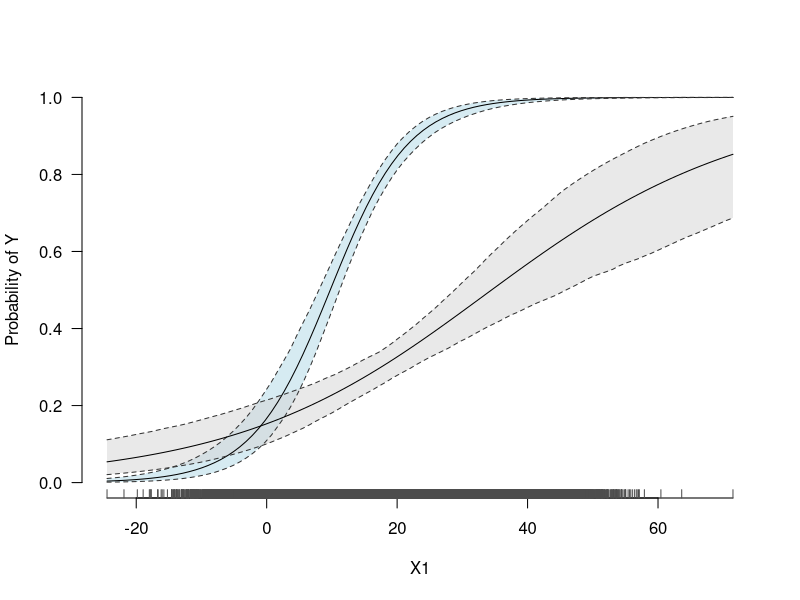
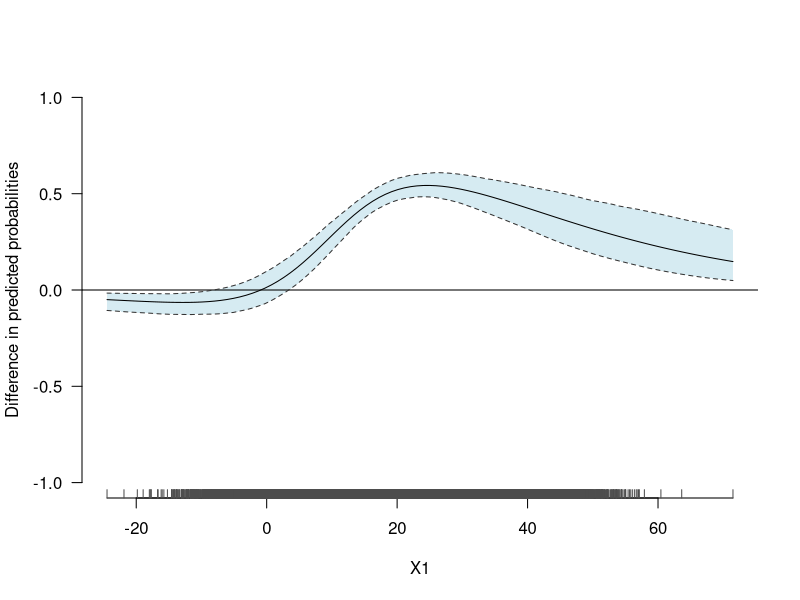
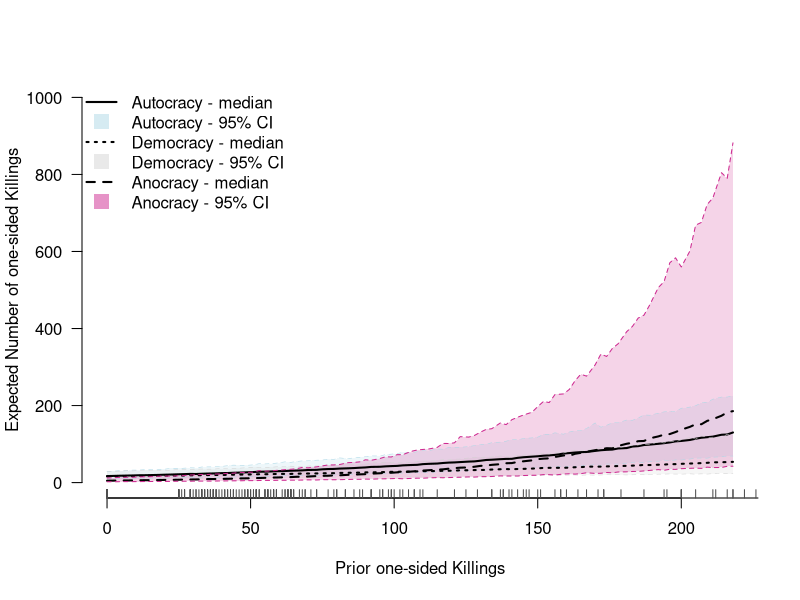

Reproduce these figures in R, in order.
## ---- chunk 1
# Load the stuff we need today.

p_needed <-
  c("knitr",
    "MASS",
    "foreign",
    "stargazer",
    "ggplot2"
    )
packages <- rownames(installed.packages())
p_to_install <- p_needed[!(p_needed %in% packages)]
if (length(p_to_install) > 0) {
  install.packages(p_to_install)
}
sapply(p_needed, require, character.only = TRUE)

rm(list = ls())
## ---- chunk 2
# Population Size

n <- 100000

# True Parameters

beta0 <- -2
beta1 <- 0.3
beta2 <- 0.5
beta3 <- -0.2

# Independent Variables

X1 <- rnorm(n, 20, 10)
X2 <- rnorm(n, 1, 0.5)

# Our Systematic component

mu <- beta0 + beta1 * X1 + beta2 * X2 + beta3 * X1 * X2

# Now we generate p via the logit response function

p <- (exp(mu)) / (1 + exp(mu))


# As we observe only 0 or 1 we need to put p in a binomial distribution

Y <- rbinom(n, 1, p)

# That's our full population.

pop <- data.frame(Y, X1, X2)

# Let's work with a sample from our population

data <- pop[sample(1:10000, 1000),]


# Now we can run the model...

m1 <-
  glm(Y ~ X1 + X2 + X1 * X2,
      data = data,
      family = binomial(link = logit))

summary(m1)
## ---- chunk 3
gamma_hat <- coef(m1)
V_hat <- vcov(m1)

S <- mvrnorm(1000, gamma_hat, V_hat)
## ---- chunk 4
X1_sim <- seq(min(X1), max(X1), length.out = 100)

X2_lo <- quantile(X2, 0.25)
X2_hi <- quantile(X2, 0.75)

scenario_X2lo <- cbind(1, X1_sim, X2_lo, X1_sim * X2_lo)
scenario_X2hi <- cbind(1, X1_sim, X2_hi, X1_sim * X2_hi)

Xbeta_lo <- S %*% t(scenario_X2lo)
Xbeta_hi <- S %*% t(scenario_X2hi)

dim(Xbeta_lo)
dim(Xbeta_hi)

# To get expected values for p, we need to plug in the Xbeta values into
# the response function to get simulatd probabilities

p_sim_lo <- (exp(Xbeta_lo)) / (1 + exp(Xbeta_lo))
p_sim_hi <- (exp(Xbeta_hi)) / (1 + exp(Xbeta_hi))

dim(p_sim_lo)
dim(p_sim_hi)


# Means and Quantiles

p_mean_lo <- apply(p_sim_lo, 2, mean)
p_qu_lo <- t(apply(p_sim_lo, 2, quantile, prob = c(0.025, 0.975)))

p_mean_hi <- apply(p_sim_hi, 2, mean)
p_qu_hi <- t(apply(p_sim_hi, 2, quantile, prob = c(0.025, 0.975)))

## C. Plot

plot(
  X1_sim,
  p_mean_lo,
  type = "n",
  ylim = c(0, 1),
  ylab = "Probability of Y",
  xlab = "X1",
  bty = "n",
  las = 1
)

polygon(
  c(rev(X1_sim), X1_sim),
  c(rev(p_qu_lo[, 2]), p_qu_lo[, 1]),
  col = adjustcolor("lightblue", alpha = 0.5),
  border = NA
)

polygon(
  c(rev(X1_sim), X1_sim),
  c(rev(p_qu_hi[, 2]), p_qu_hi[, 1]),
  col = adjustcolor("lightgray", alpha = 0.5),
  border = NA
)


lines(X1_sim, p_mean_lo, lwd = 1)
lines(X1_sim, p_qu_lo[, 1], lty = "dashed", col = "gray20")
lines(X1_sim, p_qu_lo[, 2], lty = "dashed", col = "gray20")


lines(X1_sim, p_mean_hi, lwd = 1)
lines(X1_sim, p_qu_hi[, 1], lty = "dashed", col = "gray20")
lines(X1_sim, p_qu_hi[, 2], lty = "dashed", col = "gray20")


# Add a "histogram" of actual X1-values.

axis(
  1,
  at = X1,
  col.ticks = "gray30",
  labels = FALSE,
  tck = 0.02
) 
## ---- chunk 5
fd <- p_sim_lo - p_sim_hi

fd_mean <- apply(fd, 2, mean)

fd_qu <- t(apply(fd, 2, quantile, prob = c(0.025, 0.975)))



plot(
  X1_sim,
  fd_mean,
  type = "n",
  ylim = c(-1, 1),
  ylab = "Difference in predicted probabilities",
  xlab = "X1",
  bty = "n",
  las = 1
)

polygon(
  c(rev(X1_sim), X1_sim),
  c(rev(fd_qu[, 2]), fd_qu[, 1]),
  col = adjustcolor("lightblue", alpha = 0.5),
  border = NA
)

abline(h = 0)
lines(X1_sim, fd_mean, lwd = 1)
lines(X1_sim, fd_qu[, 1], lty = "dashed", col = "gray20")
lines(X1_sim, fd_qu[, 2], lty = "dashed", col = "gray20")


axis(
  1,
  at = X1,
  col.ticks = "gray30",
  labels = FALSE,
  tck = 0.02
) 
## ---- chunk 6
dta <- read.dta("eck_rep.dta")
#  Some data preparation

dta$os_best[dta$os_best == 500000] <- NA # Rwanda

m2 <-
  glm.nb(
    os_best ~ intensity_dyad + auto + demo + govt + prior_os*auto + prior_os*demo,
    data = dta,
    control = glm.control(maxit = 200)
  )
summary(m2)
## ---- chunk 7
nsim <- 1000

gamma_hat <- coef(m2)

V_hat <- vcov(m2)

S <- mvrnorm(nsim, gamma_hat, V_hat)
## ---- chunk 8
coef(m2)
prior_os_seq <-
  round(seq(min(dta$prior_os, na.rm = TRUE),
      quantile(dta$prior_os, 0.95, na.rm = T),
      length.out = 100), 0)

scenario1 <-
  cbind(
    1,
    median(dta$intensity_dyad, na.rm = TRUE),
    1,
    0,
    median(dta$govt, na.rm = TRUE),
    prior_os_seq,
    prior_os_seq,
    0
  ) 
## ---- chunk 9
scenario2 <- cbind(
  1,
  median(dta$intensity_dyad, na.rm = TRUE),
  0,
  1,
  median(dta$govt, na.rm = TRUE),
  prior_os_seq,
  0,
  prior_os_seq
)
## ---- chunk 10
scenario3 <- cbind(
  1,
  median(dta$intensity_dyad, na.rm = TRUE),
  0,
  0,
  median(dta$govt, na.rm = TRUE),
  prior_os_seq,
  0,
  0
) 
## ---- chunk 11
Xbeta1 <- S %*% t(scenario1)

Xbeta2 <- S %*% t(scenario2)

Xbeta3 <- S %*% t(scenario3)
## ---- chunk 12
lambda1 <- exp(Xbeta1)

lambda2 <- exp(Xbeta2)

lambda3 <- exp(Xbeta3)
## ---- chunk 13
theta <- m2$theta

exp_auto <-
  matrix(sapply(lambda1, function(x)
    mean(rnbinom(1000, size = theta, mu = x))), nrow = 1000)

exp_demo <-
  matrix(sapply(lambda2, function(x)
    mean(rnbinom(1000, size = theta, mu = x))), nrow = 1000)

exp_ano <-
  matrix(sapply(lambda3, function(x)
    mean(rnbinom(1000, size = theta, mu = x))), nrow = 1000)
## ---- chunk 14
median_auto <- apply(exp_auto, 2, median)
quants_auto <- t(apply(exp_auto, 2, quantile, c(0.025, 0.975)))

median_demo <- apply(exp_demo, 2, median)
quants_demo <- t(apply(exp_demo, 2, quantile, c(0.025, 0.975)))

median_ano <- apply(exp_ano, 2, median)
quants_ano <- t(apply(exp_ano, 2, quantile, c(0.025, 0.975)))
## ---- chunk 15
plot(
  prior_os_seq,
  median_auto,
  type = "n",
  ylim = c(0, 1000),
  ylab = "Expected Number of one-sided Killings",
  xlab = "Prior one-sided Killings",
  bty = "n",
  las = 1
)

polygon(
  c(rev(prior_os_seq), prior_os_seq),
  c(rev(quants_auto[, 2]), quants_auto[, 1]),
  col = adjustcolor("lightblue", alpha = 0.2),
  border = NA
)

polygon(
  c(rev(prior_os_seq), prior_os_seq),
  c(rev(quants_demo[, 2]), quants_demo[, 1]),
  col = adjustcolor("lightgray", alpha = 0.2),
  border = NA
)

polygon(
  c(rev(prior_os_seq), prior_os_seq),
  c(rev(quants_ano[, 2]), quants_ano[, 1]),
  col = adjustcolor("maroon3", alpha = 0.2),
  border = NA
)

lines(prior_os_seq, median_auto, lwd = 2)
lines(prior_os_seq, quants_auto[, 1], lwd = 0.5, lty = "dashed", col = "lightblue")
lines(prior_os_seq, quants_auto[, 2], lwd = 0.5, lty = "dashed", col = "lightblue")

lines(prior_os_seq, median_demo, lwd = 2, lty = "dotted")
lines(prior_os_seq, quants_demo[, 1], lwd = 0.5, lty = "dashed", col = "lightgray")
lines(prior_os_seq, quants_demo[, 2], lwd = 0.5, lty = "dashed", col = "lightgray")


lines(prior_os_seq, median_ano, lwd = 2, lty = "dashed")
lines(prior_os_seq, quants_ano[, 1], lty = "dashed", col = "maroon3")
lines(prior_os_seq, quants_ano[, 2], lty = "dashed", col = "maroon3")


# Add a "histogram" of actual X1-values.

axis(
  1,
  at = dta$prior_os,
  col.ticks = "gray30",
  labels = FALSE,
  tck = 0.02
) 

legend(
  "topleft",
  legend = c(
    "Autocracy - median",
    "Autocracy - 95% CI",
    "Democracy - median",
    "Democracy - 95% CI",
    "Anocracy - median",
    "Anocracy - 95% CI"
  ),
  col = c(
    "black",
    adjustcolor("lightblue", alpha = 0.5),
    "black",
    adjustcolor("lightgray", alpha = 0.5),
    "black",
     adjustcolor("maroon3", alpha = 0.5)
  ),
  lty = c("solid", NA, "dotted", NA, "dashed", NA),
  lwd = c(2, NA, 2, NA, 2, NA),
  pch = c(NA, 15, NA, 15, NA, 15),
  pt.cex = 2,
  bty = "n"
)
## ---- chunk 16

# We first create the objects

my_lucky_number <- 23

my_firstname <- "Oliver"

my_lastname <- "Rittmann"

# Now we want to call the objects

my_lucky_number
my_firstname
my_lastname

## ---- chunk 17
# a)

vec1 <- c(1, 56, 23, 89, -3, 5)
vec2 <- c(24, 78, 32, 27, 8, 1)

# b)

vec1[vec1 > 5 | vec1 < 0]

# c)

vec1[vec2 > 30 & vec2 <= 32] <- 0

